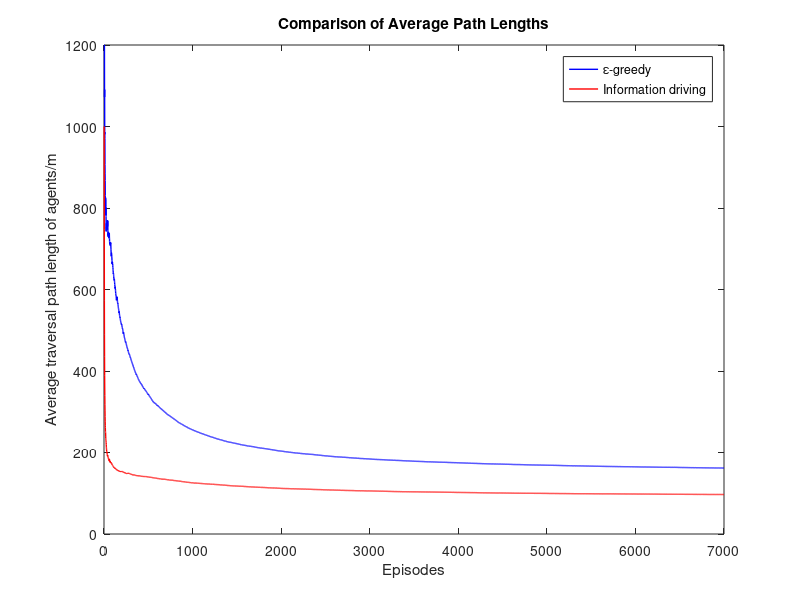

Write MATLAB code to recreate this figure.
% 加载数据
count_rand_classic = load("count_rand_classic.mat");
count_rand_airf = load("count_rand_airf2.mat");

% 初始化变量
avg_length_classic = zeros(1, length(count_rand_classic.count_list));
avg_length_airf = zeros(1, length(count_rand_airf.count_list));

% 计算经典算法的平均路径长度
for b = 1:length(count_rand_classic.count_list)
    avg_length_classic(b) = mean(count_rand_classic.count_list(1:b));
end

% 计算信息驱动算法的平均路径长度
for b = 1:length(count_rand_airf.count_list)
    avg_length_airf(b) = mean(count_rand_airf.count_list(1:b));
end

% 绘图
figure;
plot(avg_length_classic, '-b', 'LineWidth', 1);
hold on;
plot(avg_length_airf, '-r', 'LineWidth', 1);

% 设置图形属性
ylabel('Average traversal path length of agents/m');
xlabel('Episodes');
legend('\epsilon-greedy', 'Information driving');
title('Comparison of Average Path Lengths');

% % 调整图形导出尺寸为默认窗口大小
% set(gcf, 'PaperPositionMode', 'auto');
% 
% % 导出图形为 PDF 文件
% print(gcf, '-dpdf', 'average_path_lengths.pdf');
exportgraphics(gcf, 'average_path_lengths.pdf', 'ContentType', 'vector', 'Resolution', 300); % 300 DPI 的分辨率

% 关闭 hold
hold off;